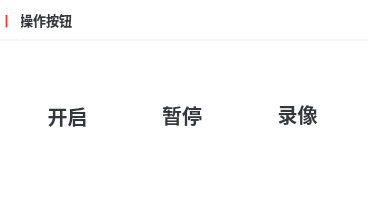
   <widget class="QFrame" name="frame">
    <property name="geometry">
     <rect>
      <x>660</x>
      <y>490</y>
      <width>371</width>
      <height>211</height>
     </rect>
    </property>
    <property name="styleSheet">
     <string notr="true">border:0px solid rgb(255, 255, 255);
border-radius: 10px;
background:white</string>
    </property>
    <property name="frameShape">
     <enum>QFrame::Box</enum>
    </property>
    <property name="frameShadow">
     <enum>QFrame::Raised</enum>
    </property>
    <widget class="QPushButton" name="Start">
     <property name="enabled">
      <bool>true</bool>
     </property>
     <property name="geometry">
      <rect>
       <x>20</x>
       <y>70</y>
       <width>95</width>
       <height>91</height>
      </rect>
     </property>
     <property name="palette">
      <palette>
       <active>
        <colorrole role="WindowText">
         <brush brushstyle="SolidPattern">
          <color alpha="255">
           <red>52</red>
           <green>55</green>
           <blue>61</blue>
          </color>
         </brush>
        </colorrole>
        <colorrole role="Button">
         <brush brushstyle="SolidPattern">
          <color alpha="255">
           <red>255</red>
           <green>255</green>
           <blue>255</blue>
          </color>
         </brush>
        </colorrole>
        <colorrole role="Text">
         <brush brushstyle="SolidPattern">
          <color alpha="255">
           <red>52</red>
           <green>55</green>
           <blue>61</blue>
          </color>
         </brush>
        </colorrole>
        <colorrole role="ButtonText">
         <brush brushstyle="SolidPattern">
          <color alpha="255">
           <red>52</red>
           <green>55</green>
           <blue>61</blue>
          </color>
         </brush>
        </colorrole>
        <colorrole role="Base">
         <brush brushstyle="SolidPattern">
          <color alpha="255">
           <red>255</red>
           <green>255</green>
           <blue>255</blue>
          </color>
         </brush>
        </colorrole>
        <colorrole role="Window">
         <brush brushstyle="SolidPattern">
          <color alpha="255">
           <red>255</red>
           <green>255</green>
           <blue>255</blue>
          </color>
         </brush>
        </colorrole>
       </active>
       <inactive>
        <colorrole role="WindowText">
         <brush brushstyle="SolidPattern">
          <color alpha="255">
           <red>52</red>
           <green>55</green>
           <blue>61</blue>
          </color>
         </brush>
        </colorrole>
        <colorrole role="Button">
         <brush brushstyle="SolidPattern">
          <color alpha="255">
           <red>255</red>
           <green>255</green>
           <blue>255</blue>
          </color>
         </brush>
        </colorrole>
        <colorrole role="Text">
         <brush brushstyle="SolidPattern">
          <color alpha="255">
           <red>52</red>
           <green>55</green>
           <blue>61</blue>
          </color>
         </brush>
        </colorrole>
        <colorrole role="ButtonText">
         <brush brushstyle="SolidPattern">
          <color alpha="255">
           <red>52</red>
           <green>55</green>
           <blue>61</blue>
          </color>
         </brush>
        </colorrole>
        <colorrole role="Base">
         <brush brushstyle="SolidPattern">
          <color alpha="255">
           <red>255</red>
           <green>255</green>
           <blue>255</blue>
          </color>
         </brush>
        </colorrole>
        <colorrole role="Window">
         <brush brushstyle="SolidPattern">
          <color alpha="255">
           <red>255</red>
           <green>255</green>
           <blue>255</blue>
          </color>
         </brush>
        </colorrole>
       </inactive>
       <disabled>
        <colorrole role="WindowText">
         <brush brushstyle="SolidPattern">
          <color alpha="255">
           <red>223</red>
           <green>224</green>
           <blue>227</blue>
          </color>
         </brush>
        </colorrole>
        <colorrole role="Button">
         <brush brushstyle="SolidPattern">
          <color alpha="255">
           <red>255</red>
           <green>255</green>
           <blue>255</blue>
          </color>
         </brush>
        </colorrole>
        <colorrole role="Text">
         <brush brushstyle="SolidPattern">
          <color alpha="255">
           <red>223</red>
           <green>224</green>
           <blue>227</blue>
          </color>
         </brush>
        </colorrole>
        <colorrole role="ButtonText">
         <brush brushstyle="SolidPattern">
          <color alpha="255">
           <red>223</red>
           <green>224</green>
           <blue>227</blue>
          </color>
         </brush>
        </colorrole>
        <colorrole role="Base">
         <brush brushstyle="SolidPattern">
          <color alpha="255">
           <red>255</red>
           <green>255</green>
           <blue>255</blue>
          </color>
         </brush>
        </colorrole>
        <colorrole role="Window">
         <brush brushstyle="SolidPattern">
          <color alpha="255">
           <red>255</red>
           <green>255</green>
           <blue>255</blue>
          </color>
         </brush>
        </colorrole>
       </disabled>
      </palette>
     </property>
     <property name="font">
      <font>
       <family>微软雅黑</family>
       <pointsize>15</pointsize>
       <weight>75</weight>
       <bold>true</bold>
      </font>
     </property>
     <property name="styleSheet">
      <string notr="true">QPushButton{
	background-image: url(./icon/浅蓝色.jpg);
	background-position:Center;
	color:rgb(52, 55, 61)
}
QPushButton:hover{
	background-image: url(./icon/灰色.jpg);
	background-position:Center;
	color:rgb(52, 55, 61)
}
QPushButton:pressed{
	background-image: url(./icon/灰色.jpg);
	background-position:Center;
	color:rgb(223, 224, 227)
} 
QPushButton:!enabled
{
	background-image: url(./icon/灰色.jpg);
	background-position:Center;
	color: rgb(223, 224, 227);
} </string>
     </property>
     <property name="text">
      <string>开启</string>
     </property>
     <property name="autoRepeat">
      <bool>false</bool>
     </property>
    </widget>
    <widget class="QPushButton" name="Stop">
     <property name="geometry">
      <rect>
       <x>134</x>
       <y>65</y>
       <width>96</width>
       <height>99</height>
      </rect>
     </property>
     <property name="font">
      <font>
       <family>微软雅黑</family>
       <pointsize>15</pointsize>
       <weight>75</weight>
       <bold>true</bold>
      </font>
     </property>
     <property name="styleSheet">
      <string notr="true">QPushButton{
	background-image: url(./icon/蓝色.jpg);
	background-position:Center;
	color:rgb(52, 55, 61)
}
QPushButton:hover{
	background-image: url(./icon/灰色.jpg);
	background-position:Center;
	color:rgb(52, 55, 61)
}
QPushButton:pressed{
	background-image: url(./icon/灰色.jpg);
	background-position:Center;
	color:rgb(223, 224, 227)
} 
QPushButton:!enabled
{
	background-image: url(./icon/灰色.jpg);
	background-position:Center;
	color: rgb(223, 224, 227);
} </string>
     </property>
     <property name="text">
      <string>暂停</string>
     </property>
    </widget>
    <widget class="QPushButton" name="Record">
     <property name="geometry">
      <rect>
       <x>250</x>
       <y>65</y>
       <width>95</width>
       <height>98</height>
      </rect>
     </property>
     <property name="font">
      <font>
       <family>微软雅黑</family>
       <pointsize>15</pointsize>
       <weight>75</weight>
       <bold>true</bold>
      </font>
     </property>
     <property name="styleSheet">
      <string notr="true">QPushButton{
	background-image: url(./icon/紫色.jpg);
	background-position:Center;
	color:rgb(52, 55, 61)
}
QPushButton:hover{
	background-image: url(./icon/灰色.jpg);
	background-position:Center;
	color:rgb(52, 55, 61)
}
QPushButton:pressed{
	background-image: url(./icon/灰色.jpg);
	background-position:Center;
	color:rgb(223, 224, 227)
} 
QPushButton:!enabled
{
	background-image: url(./icon/灰色.jpg);
	background-position:Center;
	color: rgb(223, 224, 227);
} </string>
     </property>
     <property name="text">
      <string>录像</string>
     </property>
    </widget>
    <widget class="QLabel" name="cam_4">
     <property name="geometry">
      <rect>
       <x>10</x>
       <y>0</y>
       <width>361</width>
       <height>41</height>
      </rect>
     </property>
     <property name="palette">
      <palette>
       <active>
        <colorrole role="WindowText">
         <brush brushstyle="SolidPattern">
          <color alpha="255">
           <red>52</red>
           <green>55</green>
           <blue>61</blue>
          </color>
         </brush>
        </colorrole>
        <colorrole role="Button">
         <brush brushstyle="SolidPattern">
          <color alpha="255">
           <red>255</red>
           <green>255</green>
           <blue>255</blue>
          </color>
         </brush>
        </colorrole>
        <colorrole role="Text">
         <brush brushstyle="SolidPattern">
          <color alpha="255">
           <red>52</red>
           <green>55</green>
           <blue>61</blue>
          </color>
         </brush>
        </colorrole>
        <colorrole role="ButtonText">
         <brush brushstyle="SolidPattern">
          <color alpha="255">
           <red>52</red>
           <green>55</green>
           <blue>61</blue>
          </color>
         </brush>
        </colorrole>
        <colorrole role="Base">
         <brush brushstyle="SolidPattern">
          <color alpha="255">
           <red>255</red>
           <green>255</green>
           <blue>255</blue>
          </color>
         </brush>
        </colorrole>
        <colorrole role="Window">
         <brush brushstyle="SolidPattern">
          <color alpha="255">
           <red>255</red>
           <green>255</green>
           <blue>255</blue>
          </color>
         </brush>
        </colorrole>
       </active>
       <inactive>
        <colorrole role="WindowText">
         <brush brushstyle="SolidPattern">
          <color alpha="255">
           <red>52</red>
           <green>55</green>
           <blue>61</blue>
          </color>
         </brush>
        </colorrole>
        <colorrole role="Button">
         <brush brushstyle="SolidPattern">
          <color alpha="255">
           <red>255</red>
           <green>255</green>
           <blue>255</blue>
          </color>
         </brush>
        </colorrole>
        <colorrole role="Text">
         <brush brushstyle="SolidPattern">
          <color alpha="255">
           <red>52</red>
           <green>55</green>
           <blue>61</blue>
          </color>
         </brush>
        </colorrole>
        <colorrole role="ButtonText">
         <brush brushstyle="SolidPattern">
          <color alpha="255">
           <red>52</red>
           <green>55</green>
           <blue>61</blue>
          </color>
         </brush>
        </colorrole>
        <colorrole role="Base">
         <brush brushstyle="SolidPattern">
          <color alpha="255">
           <red>255</red>
           <green>255</green>
           <blue>255</blue>
          </color>
         </brush>
        </colorrole>
        <colorrole role="Window">
         <brush brushstyle="SolidPattern">
          <color alpha="255">
           <red>255</red>
           <green>255</green>
           <blue>255</blue>
          </color>
         </brush>
        </colorrole>
       </inactive>
       <disabled>
        <colorrole role="WindowText">
         <brush brushstyle="SolidPattern">
          <color alpha="255">
           <red>52</red>
           <green>55</green>
           <blue>61</blue>
          </color>
         </brush>
        </colorrole>
        <colorrole role="Button">
         <brush brushstyle="SolidPattern">
          <color alpha="255">
           <red>255</red>
           <green>255</green>
           <blue>255</blue>
          </color>
         </brush>
        </colorrole>
        <colorrole role="Text">
         <brush brushstyle="SolidPattern">
          <color alpha="255">
           <red>52</red>
           <green>55</green>
           <blue>61</blue>
          </color>
         </brush>
        </colorrole>
        <colorrole role="ButtonText">
         <brush brushstyle="SolidPattern">
          <color alpha="255">
           <red>52</red>
           <green>55</green>
           <blue>61</blue>
          </color>
         </brush>
        </colorrole>
        <colorrole role="Base">
         <brush brushstyle="SolidPattern">
          <color alpha="255">
           <red>255</red>
           <green>255</green>
           <blue>255</blue>
          </color>
         </brush>
        </colorrole>
        <colorrole role="Window">
         <brush brushstyle="SolidPattern">
          <color alpha="255">
           <red>255</red>
           <green>255</green>
           <blue>255</blue>
          </color>
         </brush>
        </colorrole>
       </disabled>
      </palette>
     </property>
     <property name="font">
      <font>
       <family>微软雅黑</family>
       <pointsize>20</pointsize>
       <weight>75</weight>
       <bold>true</bold>
      </font>
     </property>
     <property name="styleSheet">
      <string notr="true">border:2px solid rgb(255,255,255);
border-radius: 4px;
border-bottom-color: rgb(244, 245, 247);
color:rgb(52, 55, 61)</string>
     </property>
     <property name="text">
      <string>&lt;html&gt;&lt;head/&gt;&lt;body&gt;&lt;p&gt;&lt;span style=&quot; font-size:10pt;&quot;&gt;操作按钮&lt;/span&gt;&lt;/p&gt;&lt;/body&gt;&lt;/html&gt;</string>
     </property>
    </widget>
    <widget class="QLabel" name="cam_6">
     <property name="geometry">
      <rect>
       <x>-10</x>
       <y>0</y>
       <width>31</width>
       <height>41</height>
      </rect>
     </property>
     <property name="palette">
      <palette>
       <active>
        <colorrole role="WindowText">
         <brush brushstyle="SolidPattern">
          <color alpha="255">
           <red>245</red>
           <green>56</green>
           <blue>54</blue>
          </color>
         </brush>
        </colorrole>
        <colorrole role="Button">
         <brush brushstyle="SolidPattern">
          <color alpha="255">
           <red>255</red>
           <green>255</green>
           <blue>255</blue>
          </color>
         </brush>
        </colorrole>
        <colorrole role="Text">
         <brush brushstyle="SolidPattern">
          <color alpha="255">
           <red>245</red>
           <green>56</green>
           <blue>54</blue>
          </color>
         </brush>
        </colorrole>
        <colorrole role="ButtonText">
         <brush brushstyle="SolidPattern">
          <color alpha="255">
           <red>245</red>
           <green>56</green>
           <blue>54</blue>
          </color>
         </brush>
        </colorrole>
        <colorrole role="Base">
         <brush brushstyle="SolidPattern">
          <color alpha="255">
           <red>255</red>
           <green>255</green>
           <blue>255</blue>
          </color>
         </brush>
        </colorrole>
        <colorrole role="Window">
         <brush brushstyle="SolidPattern">
          <color alpha="255">
           <red>255</red>
           <green>255</green>
           <blue>255</blue>
          </color>
         </brush>
        </colorrole>
       </active>
       <inactive>
        <colorrole role="WindowText">
         <brush brushstyle="SolidPattern">
          <color alpha="255">
           <red>245</red>
           <green>56</green>
           <blue>54</blue>
          </color>
         </brush>
        </colorrole>
        <colorrole role="Button">
         <brush brushstyle="SolidPattern">
          <color alpha="255">
           <red>255</red>
           <green>255</green>
           <blue>255</blue>
          </color>
         </brush>
        </colorrole>
        <colorrole role="Text">
         <brush brushstyle="SolidPattern">
          <color alpha="255">
           <red>245</red>
           <green>56</green>
           <blue>54</blue>
          </color>
         </brush>
        </colorrole>
        <colorrole role="ButtonText">
         <brush brushstyle="SolidPattern">
          <color alpha="255">
           <red>245</red>
           <green>56</green>
           <blue>54</blue>
          </color>
         </brush>
        </colorrole>
        <colorrole role="Base">
         <brush brushstyle="SolidPattern">
          <color alpha="255">
           <red>255</red>
           <green>255</green>
           <blue>255</blue>
          </color>
         </brush>
        </colorrole>
        <colorrole role="Window">
         <brush brushstyle="SolidPattern">
          <color alpha="255">
           <red>255</red>
           <green>255</green>
           <blue>255</blue>
          </color>
         </brush>
        </colorrole>
       </inactive>
       <disabled>
        <colorrole role="WindowText">
         <brush brushstyle="SolidPattern">
          <color alpha="255">
           <red>245</red>
           <green>56</green>
           <blue>54</blue>
          </color>
         </brush>
        </colorrole>
        <colorrole role="Button">
         <brush brushstyle="SolidPattern">
          <color alpha="255">
           <red>255</red>
           <green>255</green>
           <blue>255</blue>
          </color>
         </brush>
        </colorrole>
        <colorrole role="Text">
         <brush brushstyle="SolidPattern">
          <color alpha="255">
           <red>245</red>
           <green>56</green>
           <blue>54</blue>
          </color>
         </brush>
        </colorrole>
        <colorrole role="ButtonText">
         <brush brushstyle="SolidPattern">
          <color alpha="255">
           <red>245</red>
           <green>56</green>
           <blue>54</blue>
          </color>
         </brush>
        </colorrole>
        <colorrole role="Base">
         <brush brushstyle="SolidPattern">
          <color alpha="255">
           <red>255</red>
           <green>255</green>
           <blue>255</blue>
          </color>
         </brush>
        </colorrole>
        <colorrole role="Window">
         <brush brushstyle="SolidPattern">
          <color alpha="255">
           <red>255</red>
           <green>255</green>
           <blue>255</blue>
          </color>
         </brush>
        </colorrole>
       </disabled>
      </palette>
     </property>
     <property name="font">
      <font>
       <family>微软雅黑</family>
       <pointsize>20</pointsize>
       <weight>75</weight>
       <bold>true</bold>
      </font>
     </property>
     <property name="styleSheet">
      <string notr="true">border:2px solid rgb(255,255,255);
border-radius: 4px;
border-bottom-color: rgb(244, 245, 247);
color:rgb(245, 56, 54)</string>
     </property>
     <property name="text">
      <string>&lt;html&gt;&lt;head/&gt;&lt;body&gt;&lt;p&gt;&lt;span style=&quot; font-size:10pt;&quot;&gt;丨&lt;/span&gt;&lt;/p&gt;&lt;/body&gt;&lt;/html&gt;</string>
     </property>
    </widget>
   </widget>
